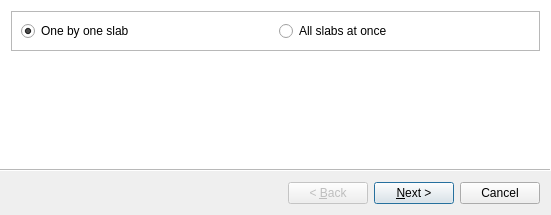
<?xml version="1.0" encoding="UTF-8"?>
<ui version="4.0">
 <class>Wizard</class>
 <widget class="QWizard" name="Wizard">
  <property name="geometry">
   <rect>
    <x>0</x>
    <y>0</y>
    <width>551</width>
    <height>215</height>
   </rect>
  </property>
  <property name="sizePolicy">
   <sizepolicy hsizetype="Preferred" vsizetype="Preferred">
    <horstretch>0</horstretch>
    <verstretch>0</verstretch>
   </sizepolicy>
  </property>
  <property name="minimumSize">
   <size>
    <width>385</width>
    <height>118</height>
   </size>
  </property>
  <property name="windowTitle">
   <string>Wizard</string>
  </property>
  <property name="wizardStyle">
   <enum>QWizard::AeroStyle</enum>
  </property>
  <widget class="QWizardPage" name="wizardPage1">
   <property name="sizePolicy">
    <sizepolicy hsizetype="Preferred" vsizetype="Preferred">
     <horstretch>0</horstretch>
     <verstretch>0</verstretch>
    </sizepolicy>
   </property>
   <property name="minimumSize">
    <size>
     <width>0</width>
     <height>0</height>
    </size>
   </property>
   <property name="styleSheet">
    <string notr="true"/>
   </property>
   <attribute name="pageId">
    <string notr="true">0</string>
   </attribute>
   <layout class="QVBoxLayout" name="verticalLayout">
    <item>
     <widget class="QFrame" name="slabsNumberFrame">
      <property name="frameShape">
       <enum>QFrame::StyledPanel</enum>
      </property>
      <property name="frameShadow">
       <enum>QFrame::Raised</enum>
      </property>
      <layout class="QHBoxLayout" name="horizontalLayout_2">
       <item>
        <widget class="QRadioButton" name="radioButtonOneSlab">
         <property name="text">
          <string>One by one slab</string>
         </property>
         <property name="checked">
          <bool>true</bool>
         </property>
        </widget>
       </item>
       <item>
        <widget class="QRadioButton" name="radioButtonManySlabs">
         <property name="text">
          <string>All slabs at once</string>
         </property>
        </widget>
       </item>
      </layout>
     </widget>
    </item>
   </layout>
  </widget>
  <widget class="QWizardPage" name="wizardPage2">
   <attribute name="pageId">
    <string notr="true">1</string>
   </attribute>
   <layout class="QVBoxLayout" name="verticalLayout_2">
    <item>
     <widget class="QFrame" name="slabsNumberFrame_2">
      <property name="frameShape">
       <enum>QFrame::StyledPanel</enum>
      </property>
      <property name="frameShadow">
       <enum>QFrame::Raised</enum>
      </property>
      <layout class="QHBoxLayout" name="horizontalLayout_4">
       <item>
        <widget class="QRadioButton" name="radioButtonOneSlab_2">
         <property name="text">
          <string>One by one slab</string>
         </property>
         <property name="checked">
          <bool>true</bool>
         </property>
        </widget>
       </item>
       <item>
        <widget class="QRadioButton" name="radioButtonManySlabs_2">
         <property name="text">
          <string>All slabs at once</string>
         </property>
        </widget>
       </item>
      </layout>
     </widget>
    </item>
    <item>
     <widget class="QGroupBox" name="groupBoxSelectConnection_2">
      <property name="enabled">
       <bool>true</bool>
      </property>
      <property name="title">
       <string>Select Type of Connection with MCORD HUB</string>
      </property>
      <property name="alignment">
       <set>Qt::AlignCenter</set>
      </property>
      <layout class="QHBoxLayout" name="horizontalLayout_3">
       <item alignment="Qt::AlignHCenter|Qt::AlignVCenter">
        <widget class="QRadioButton" name="radioButtonUsb_2">
         <property name="sizePolicy">
          <sizepolicy hsizetype="Preferred" vsizetype="Preferred">
           <horstretch>0</horstretch>
           <verstretch>0</verstretch>
          </sizepolicy>
         </property>
         <property name="text">
          <string>USB</string>
         </property>
         <property name="checked">
          <bool>false</bool>
         </property>
        </widget>
       </item>
       <item alignment="Qt::AlignHCenter|Qt::AlignVCenter">
        <widget class="QRadioButton" name="radioButtonLan_2">
         <property name="sizePolicy">
          <sizepolicy hsizetype="Preferred" vsizetype="Preferred">
           <horstretch>0</horstretch>
           <verstretch>0</verstretch>
          </sizepolicy>
         </property>
         <property name="text">
          <string>LAN</string>
         </property>
         <property name="checked">
          <bool>true</bool>
         </property>
        </widget>
       </item>
      </layout>
     </widget>
    </item>
   </layout>
  </widget>
 </widget>
 <resources/>
 <connections/>
</ui>
